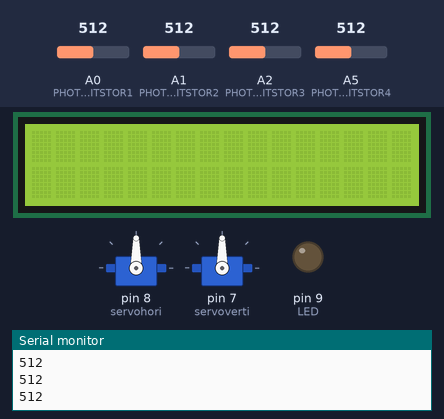
Recording of a sketch running on a simulated Arduino Uno, built with avr-gcc and run on an emulated ATmega328P. On the bench: 16×2 character LCD, 2 × servo, output pins drawn as LEDs (lit = HIGH), the last lines printed to the serial monitor. Inputs (shaded band) come from the test bench; at power-on: A0 (PHOTORESITSTOR1) = 512, A1 (PHOTORESITSTOR2) = 512, A2 (PHOTORESITSTOR3) = 512, A5 (PHOTORESITSTOR4) = 512.

Above: at 1.2 s.
1.3 s: A0 (PHOTORESITSTOR1) set to 524
At 2.15 s:
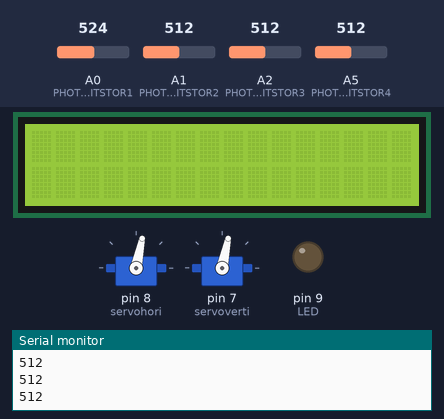
3.7 s: A1 (PHOTORESITSTOR2) set to 524
At 3.71 s:
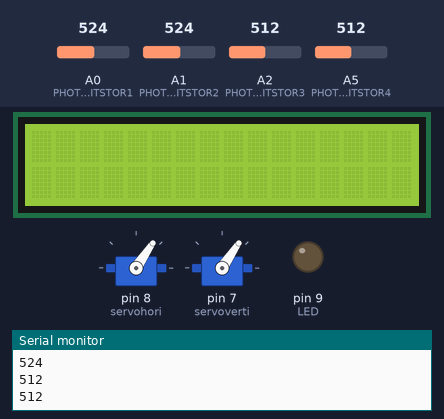
6.4 s: A2 (PHOTORESITSTOR3) set to 526
At 6.56 s:
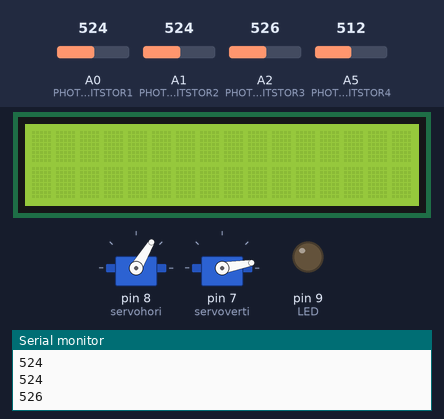
8.3 s: A5 (PHOTORESITSTOR4) set to 716
At 8.49 s:
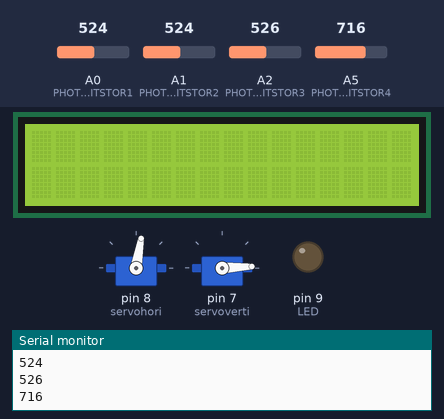
11.3 s: A0 (PHOTORESITSTOR1) set to 306
14.3 s: A5 (PHOTORESITSTOR4) set to 992
Timing chart, 0 to 19.8 s (numbered marks = the images above; inputs shaded):
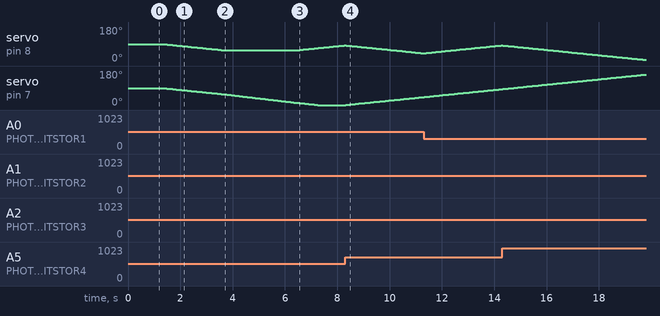

The sketch:

SolarPanel.ino
```cpp
// C++ code
//
#include <Servo.h>
#include <LiquidCrystal.h>

// -- CONSTANT --
const int PHOTORESITSTOR1  = 0;
const int PHOTORESITSTOR2  = 1;
const int PHOTORESITSTOR3  = 2;
const int PHOTORESITSTOR4  = 5;
const int LED = 9;
const int BUT_ON = 13;
const int BUT_OFF = 12;
const int rs = 10, en = 11, d4 = 5, d5 = 4, d6 = 3, d7 = 2;
LiquidCrystal lcd(rs, en, d4, d5, d6, d7);


// -- GLOBAL --
int flag = 0;
int flag2 = 0;
int readPerSec = 5000;


Servo myservo;

Servo servohori;
int servoh = 0;
int servohLimitHigh = 160;
int servohLimitLow = 20;

Servo servoverti;
int servov = 0;
int servovLimitHigh = 160;
int servovLimitLow = 20;

int topRight = 0;
int topLeft = 0;
int bottomLeft = 0;
int bottomRight = 0;

void setup()
{

  Serial.begin(9600);
  lcd.begin(16, 2);
  pinMode(PHOTORESITSTOR1, INPUT);
  pinMode(PHOTORESITSTOR2, INPUT);
  pinMode(PHOTORESITSTOR3, INPUT);
  pinMode(PHOTORESITSTOR4, INPUT);
  pinMode(BUT_ON, INPUT);
  pinMode(BUT_OFF, INPUT);
  pinMode(LED, OUTPUT);
  servohori.attach(8);
  servohori.write(90);
  servoverti.attach(7);
  servoverti.write(90);


}

void checkBut(){
 int ButtonStateON = digitalRead(BUT_ON);
  int ButtonStateOFF = digitalRead(BUT_OFF);
 if(ButtonStateON == HIGH)
   {
    Serial.println("button is pressed.");
    flag = 1;
    Serial.print("The flag is ");
    Serial.println(flag);
   }
  if(ButtonStateOFF == HIGH)
   {
    Serial.println("button is pressed..");
    flag2 = 1;
    Serial.print("The flag2 is ");
    Serial.println(flag2);
   }
}

void LcdON(){
  digitalWrite(LED, HIGH);
  lcd.clear();
  topRight = analogRead(PHOTORESITSTOR1);
  topLeft = analogRead(PHOTORESITSTOR2);
  bottomLeft = analogRead(PHOTORESITSTOR3);
  bottomRight = analogRead(PHOTORESITSTOR4);
  //int myPin[4];
  int myPin[4] = {topRight,topLeft,bottomLeft,bottomRight};
  for(int i = 0; i <= 3; i++){
    Serial.println(myPin[i]);
    lcd.setCursor(0,0);
    lcd.print("Sensor No ");
    lcd.print(i);
    lcd.setCursor(0,1);
    lcd.print(myPin[i]);
    delay(readPerSec);
  }

}

void stop(){
flag = 0;
flag2 = 0;
digitalWrite(LED, LOW);
//Serial.println(sensorValue1);
}

void loop()
{
 //checkBut();
 //if (flag == 1)
 //{
  //LcdON();
  //checkBut();
  servoh = servohori.read();
  servov = servoverti.read();
  topRight = analogRead(PHOTORESITSTOR1);
  topLeft = analogRead(PHOTORESITSTOR2);
  bottomLeft = analogRead(PHOTORESITSTOR3);
  bottomRight = analogRead(PHOTORESITSTOR4);
  Serial.println(topRight);
  Serial.println(topLeft);
  Serial.println(bottomLeft);
  Serial.println(bottomRight);

  int avgtop = (topLeft + topRight) / 2; //average of top LDRs
  int avgbot = (bottomLeft + bottomRight) / 2; //average of bottom LDRs
  int avgleft = (topLeft + bottomLeft) / 2; //average of left LDRs
  int avgright = (topRight + bottomRight) / 2; //average of right LDRs

  if (avgtop < avgbot)
  {
    servoverti.write(servov + 1);
    if (servov > servovLimitHigh)
     {
      servov = servovLimitHigh;
     }
    delay(10);
  }
  else if (avgbot < avgtop)
  {
    servoverti.write(servov - 1);
    if (servov < servovLimitLow)
  	{
    servov = servovLimitLow;
  	}
    delay(10);
  }
  else
  {
    servoverti.write(servov);
  }

  if (avgleft > avgright)
  {
    servohori.write(servoh +1);
    if (servoh > servohLimitHigh)
    {
    servoh = servohLimitHigh;
    }
    delay(10);
  }
  else if (avgright > avgleft)
  {
    servohori.write(servoh -1);
    if (servoh < servohLimitLow)
     {
     servoh = servohLimitLow;
     }
    delay(10);
  }
  else
  {
    servohori.write(servoh);
  }
  delay(50);
//}


 }
  //if (flag2 == 1)
  //{
    //stop();
  //}
```

Measured:
- the behaviour switches between 513 and 514 on A0 (PHOTORESITSTOR1) (found by bisection; images 0 and 1)
- the behaviour switches between 523 and 524 on A1 (PHOTORESITSTOR2) (found by bisection; images 1 and 2)
- the behaviour switches between 513 and 514 on A2 (PHOTORESITSTOR3) (found by bisection; images 2 and 3)
- after the input at 1.3 s, servo on pin 8 (servohori): moves from 90° to 57° over 2.3 s, starting after 0.06 s; servo on pin 7 (servoverti): moves from 90° to 56° over 2.4 s, starting after 0.05 s
- after the input at 3.7 s, servo on pin 8 (servohori): goes on until 3.7 s, then stays 56°
- after the input at 6.4 s, servo on pin 8 (servohori): moves from 56° to 83° over 1.9 s, starting at once
- after the input at 8.3 s, servo on pin 7 (servoverti): moves from 0° to 42° over 2.9 s, starting at once
